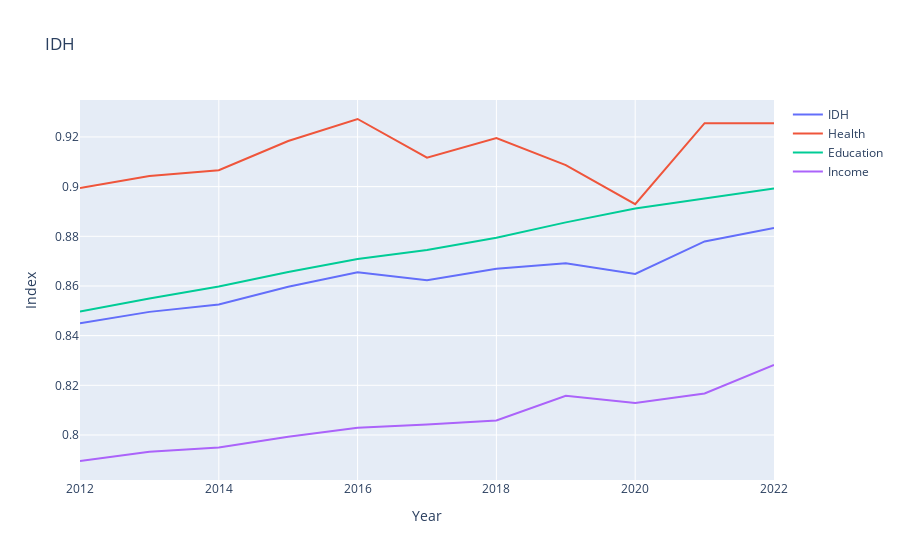

Notebook code cell kept with this figure:
### Code cell
fig = go.Figure()
fig.add_trace(go.Scatter(x=df["Year"], y=df["index"], mode="lines", name="IDH"))
fig.add_trace(go.Scatter(x=df["Year"], y=df["health_index"], mode="lines", name="Health"))
fig.add_trace(go.Scatter(x=df["Year"], y=df["edu_index"], mode="lines", name="Education"))
fig.add_trace(go.Scatter(x=df["Year"], y=df["income_index"], mode="lines", name="Income"))
fig.update_layout(title="IDH", xaxis_title="Year", yaxis_title="Index")
fig.show()

### Figure 1 — Plotly figure (JSON) as saved in the notebook; plotly's stock layout.template omitted (floating-point values rounded to 4 significant figures)
{"data": [{"mode": "lines", "name": "IDH", "type": "scatter", "x": [2012, 2013, 2014, 2015, 2016, 2017, 2018, 2019, 2020, 2021, 2022], "y": [0.845, 0.8496, 0.8525, 0.8597, 0.8655, 0.8623, 0.867, 0.8691, 0.8649, 0.8779, 0.8834]}, {"mode": "lines", "name": "Health", "type": "scatter", "x": [2012, 2013, 2014, 2015, 2016, 2017, 2018, 2019, 2020, 2021, 2022], "y": [0.8994, 0.9043, 0.9066, 0.9184, 0.9272, 0.9117, 0.9195, 0.9087, 0.8929, 0.9256, 0.9256]}, {"mode": "lines", "name": "Education", "type": "scatter", "x": [2012, 2013, 2014, 2015, 2016, 2017, 2018, 2019, 2020, 2021, 2022], "y": [0.8497, 0.8549, 0.8598, 0.8656, 0.8708, 0.8745, 0.8794, 0.8856, 0.8912, 0.8952, 0.8993]}, {"mode": "lines", "name": "Income", "type": "scatter", "x": [2012, 2013, 2014, 2015, 2016, 2017, 2018, 2019, 2020, 2021, 2022], "y": [0.7895, 0.7932, 0.795, 0.7993, 0.8029, 0.8042, 0.8059, 0.8158, 0.8129, 0.8167, 0.8282]}], "layout": {"title": {"text": "IDH"}, "xaxis": {"title": {"text": "Year"}}, "yaxis": {"title": {"text": "Index"}}}}
